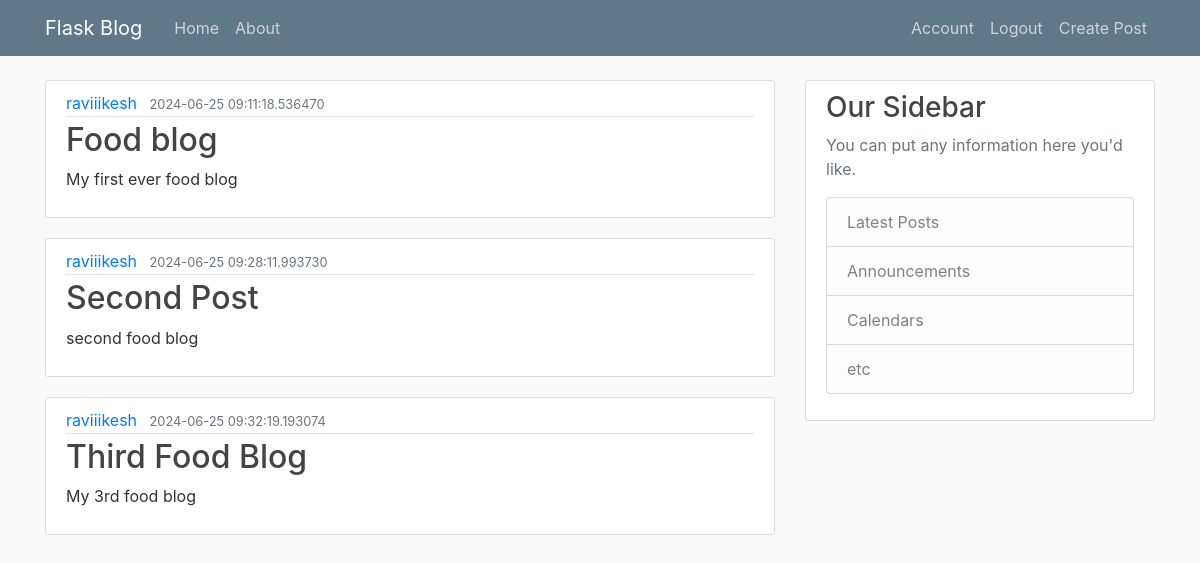
Screenshot of /home (signed in) with the database file from the repository.
### flaskBlog/models.py (models this page shows, shortened)
class User(db.Model, UserMixin):
    id = db.Column(db.Integer, primary_key=True)
    username = db.Column(db.String(20), unique=True, nullable=False)
    email = db.Column(db.String(120), unique=True, nullable=False)
    image_file = db.Column(db.String(20), nullable=False, default='default.jpg')
    password = db.Column(db.String(60), nullable=False)
    posts = db.relationship('Post', backref='author', lazy=True)

class Post(db.Model):
    id = db.Column(db.Integer, primary_key=True)
    title = db.Column(db.String(100), nullable=False)
    date_posted = db.Column(db.DateTime, nullable=False, default=datetime.utcnow)
    content = db.Column(db.Text, nullable=False)
    user_id = db.Column(db.Integer, db.ForeignKey('user.id'), nullable=False)

### flaskBlog/routes.py (the view)
@app.route("/")
@app.route("/home")
def home():
    if current_user.is_authenticated:
        with app.app_context():
            posts = Post.query.all()
    return render_template('home.html', posts=posts)

### flaskBlog/models.py (called while the page is built)
@login_manager.user_loader
def load_user(user_id):
    return User.query.get(int(user_id))

### flaskBlog/templates/home.html
{% extends "layout.html" %}
{% block content %}
    {% for post in posts %}
        <article class="media content-section">
          <div class="media-body">
            <div class="article-metadata">
              <a class="mr-2" href="#">
                {{current_user.username }}
              </a>
              <small class="text-muted">{{ post.date_posted }}</small>
            </div>
            <h2><a class="article-title" href="#">{{ post.title }}</a></h2>
            <p class="article-content">{{ post.content }}</p>
          </div>
        </article>
    {% endfor %}
{% endblock content %}

### flaskBlog/templates/layout.html (shortened to what this page needs)
<!DOCTYPE html>
<html>
<head>
    <link rel="stylesheet" href="https://maxcdn.bootstrapcdn.com/bootstrap/4.0.0/css/bootstrap.min.css">
    <link rel="stylesheet" type="text/css" href="{{ url_for('static', filename='main.css') }}">
</head>
<body>
    <header class="site-header">
      <nav class="navbar navbar-expand-md navbar-dark bg-steel fixed-top">
        <div class="container">
          <a class="navbar-brand mr-4" href="/">Flask Blog</a>
          <div class="collapse navbar-collapse" id="navbarToggle">
            <div class="navbar-nav mr-auto">
              <a class="nav-item nav-link" href="{{ url_for('home') }}">Home</a>
              <a class="nav-item nav-link" href="{{ url_for('about') }}">About</a>
            </div>
            <div class="navbar-nav">
              {% if current_user.is_authenticated %}
                <a class="nav-item nav-link" href="{{ url_for('account') }}">Account</a>
                <a class="nav-item nav-link" href="{{ url_for('logout') }}">Logout</a>
                <a class="nav-item nav-link" href="{{url_for('new_post')}}">Create Post</a>
              {% else %}
                <a class="nav-item nav-link" href="{{ url_for('login') }}">Login</a>
                <a class="nav-item nav-link" href="{{ url_for('register') }}">Register</a>
              {% endif %}
            </div>
          </div>
        </div>
      </nav>
    </header>
    <main role="main" class="container">
      <div class="row">
        <div class="col-md-8">
          {% block content %}{% endblock %}
        </div>
        <div class="col-md-4">
          <div class="content-section">
            <h3>Our Sidebar</h3>
            <p class='text-muted'>You can put any information here you'd like.
              <ul class="list-group">
                <li class="list-group-item list-group-item-light">Latest Posts</li>
                <li class="list-group-item list-group-item-light">Announcements</li>
                <li class="list-group-item list-group-item-light">Calendars</li>
                <li class="list-group-item list-group-item-light">etc</li>
              </ul>
            </p>
          </div>
        </div>
      </div>
    </main>
</body>
</html>

### flaskBlog/static/main.css (style rules this page uses)
body { background: #fafafa; color: #333333; margin-top: 5rem; }
h1, h2, h3, h4, h5, h6 { color: #444444; }
.bg-steel { background-color: #5f788a; }
.site-header .navbar-nav .nav-link { color: #cbd5db; }
.content-section { background: #ffffff; padding: 10px 20px; border: 1px solid #dddddd; border-radius: 3px; margin-bottom: 20px; }
.article-title { color: #444444; }
.article-content { white-space: pre-line; }
.article-metadata { padding-bottom: 1px; margin-bottom: 4px; border-bottom: 1px solid #e3e3e3 }

### rows the page displays
Post: date_posted "2024-06-25 09:11:18.536470", title "Food blog", content "My first ever food blog"
User: username "raviiikesh"
Post: date_posted "2024-06-25 09:28:11.993730", title "Second Post", content "second food blog"
Post: date_posted "2024-06-25 09:32:19.193074", title "Third Food Blog", content "My 3rd food blog"
